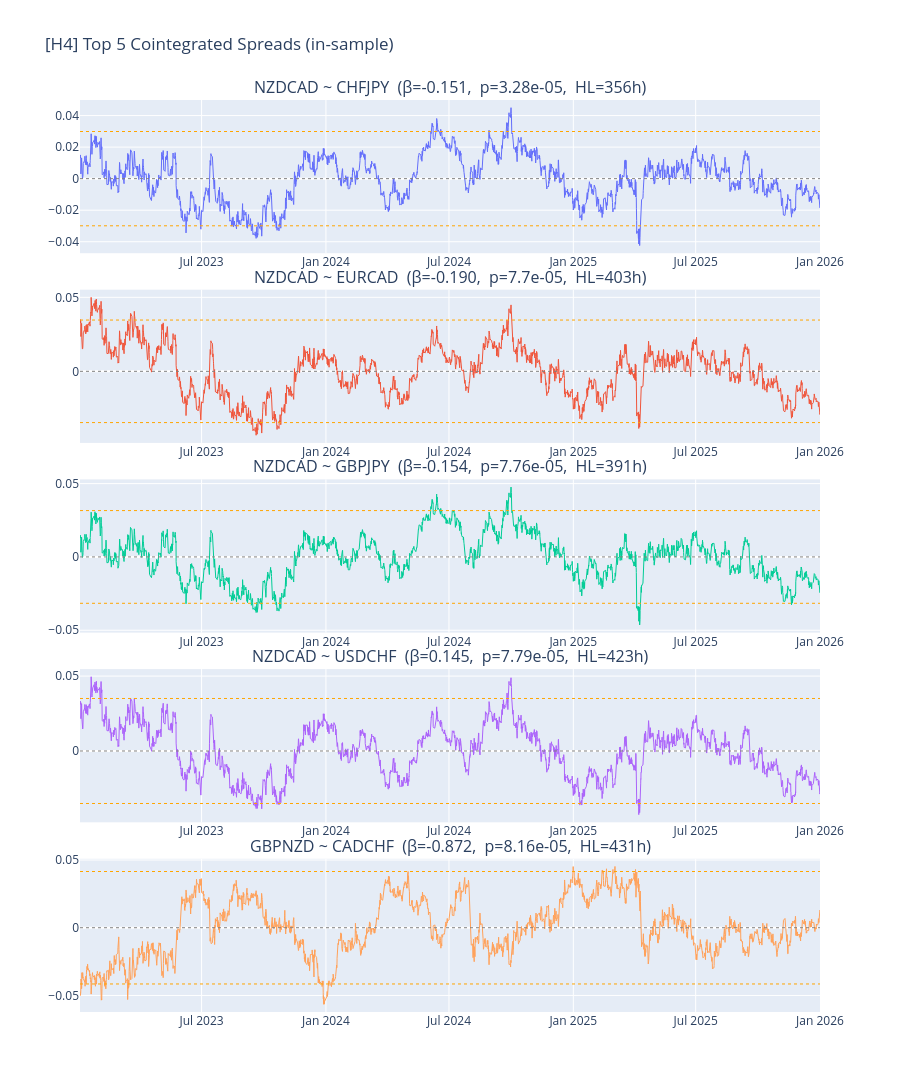

The notebook cell this image was saved under:
### Markdown cell above
## ۷) چارت Top spreads

### Code cell
for tf, r in results.items():
    plot_top(r["clean"], r["prices"], tf)

### Figure 1 — Plotly figure (JSON) as saved in the notebook; plotly's stock layout.template omitted (floating-point values rounded to 4 significant figures; data arrays with more than 128 entries replaced by an {"elided": "..."} marker saying what was removed)
{"data": [{"line": {"width": 1}, "mode": "lines", "type": "scatter", "x": {"elided": "4769 str values"}, "xaxis": "x", "y": {"elided": "4769 float values"}, "yaxis": "y"}, {"line": {"width": 1}, "mode": "lines", "type": "scatter", "x": {"elided": "4769 str values"}, "xaxis": "x2", "y": {"elided": "4769 float values"}, "yaxis": "y2"}, {"line": {"width": 1}, "mode": "lines", "type": "scatter", "x": {"elided": "4769 str values"}, "xaxis": "x3", "y": {"elided": "4769 float values"}, "yaxis": "y3"}, {"line": {"width": 1}, "mode": "lines", "type": "scatter", "x": {"elided": "4769 str values"}, "xaxis": "x4", "y": {"elided": "4769 float values"}, "yaxis": "y4"}, {"line": {"width": 1}, "mode": "lines", "type": "scatter", "x": {"elided": "4769 str values"}, "xaxis": "x5", "y": {"elided": "4769 float values"}, "yaxis": "y5"}], "layout": {"annotations": [{"font": {"size": 16}, "showarrow": false, "text": "NZDCAD ~ CHFJPY  (β=-0.151,  p=3.28e-05,  HL=356h)", "x": 0.5, "xanchor": "center", "xref": "paper", "y": 1, "yanchor": "bottom", "yref": "paper"}, {"font": {"size": 16}, "showarrow": false, "text": "NZDCAD ~ EURCAD  (β=-0.190,  p=7.7e-05,  HL=403h)", "x": 0.5, "xanchor": "center", "xref": "paper", "y": 0.792, "yanchor": "bottom", "yref": "paper"}, {"font": {"size": 16}, "showarrow": false, "text": "NZDCAD ~ GBPJPY  (β=-0.154,  p=7.76e-05,  HL=391h)", "x": 0.5, "xanchor": "center", "xref": "paper", "y": 0.584, "yanchor": "bottom", "yref": "paper"}, {"font": {"size": 16}, "showarrow": false, "text": "NZDCAD ~ USDCHF  (β=0.145,  p=7.79e-05,  HL=423h)", "x": 0.5, "xanchor": "center", "xref": "paper", "y": 0.376, "yanchor": "bottom", "yref": "paper"}, {"font": {"size": 16}, "showarrow": false, "text": "GBPNZD ~ CADCHF  (β=-0.872,  p=8.16e-05,  HL=431h)", "x": 0.5, "xanchor": "center", "xref": "paper", "y": 0.168, "yanchor": "bottom", "yref": "paper"}], "height": 1100, "shapes": [{"line": {"color": "gray", "dash": "dot", "width": 1}, "type": "line", "x0": 0, "x1": 1, "xref": "x domain", "y0": -4.04e-16, "y1": -4.04e-16, "yref": "y"}, {"line": {"color": "orange", "dash": "dot", "width": 1}, "type": "line", "x0": 0, "x1": 1, "xref": "x domain", "y0": 0.0299, "y1": 0.0299, "yref": "y"}, {"line": {"color": "orange", "dash": "dot", "width": 1}, "type": "line", "x0": 0, "x1": 1, "xref": "x domain", "y0": -0.0299, "y1": -0.0299, "yref": "y"}, {"line": {"color": "gray", "dash": "dot", "width": 1}, "type": "line", "x0": 0, "x1": 1, "xref": "x2 domain", "y0": 2.486e-17, "y1": 2.486e-17, "yref": "y2"}, {"line": {"color": "orange", "dash": "dot", "width": 1}, "type": "line", "x0": 0, "x1": 1, "xref": "x2 domain", "y0": 0.03466, "y1": 0.03466, "yref": "y2"}, {"line": {"color": "orange", "dash": "dot", "width": 1}, "type": "line", "x0": 0, "x1": 1, "xref": "x2 domain", "y0": -0.03466, "y1": -0.03466, "yref": "y2"}, {"line": {"color": "gray", "dash": "dot", "width": 1}, "type": "line", "x0": 0, "x1": 1, "xref": "x3 domain", "y0": -4.478e-16, "y1": -4.478e-16, "yref": "y3"}, {"line": {"color": "orange", "dash": "dot", "width": 1}, "type": "line", "x0": 0, "x1": 1, "xref": "x3 domain", "y0": 0.0316, "y1": 0.0316, "yref": "y3"}, {"line": {"color": "orange", "dash": "dot", "width": 1}, "type": "line", "x0": 0, "x1": 1, "xref": "x3 domain", "y0": -0.0316, "y1": -0.0316, "yref": "y3"}, {"line": {"color": "gray", "dash": "dot", "width": 1}, "type": "line", "x0": 0, "x1": 1, "xref": "x4 domain", "y0": 2.905e-17, "y1": 2.905e-17, "yref": "y4"}, {"line": {"color": "orange", "dash": "dot", "width": 1}, "type": "line", "x0": 0, "x1": 1, "xref": "x4 domain", "y0": 0.03506, "y1": 0.03506, "yref": "y4"}, {"line": {"color": "orange", "dash": "dot", "width": 1}, "type": "line", "x0": 0, "x1": 1, "xref": "x4 domain", "y0": -0.03506, "y1": -0.03506, "yref": "y4"}, {"line": {"color": "gray", "dash": "dot", "width": 1}, "type": "line", "x0": 0, "x1": 1, "xref": "x5 domain", "y0": 1.117e-16, "y1": 1.117e-16, "yref": "y5"}, {"line": {"color": "orange", "dash": "dot", "width": 1}, "type": "line", "x0": 0, "x1": 1, "xref": "x5 domain", "y0": 0.04152, "y1": 0.04152, "yref": "y5"}, {"line": {"color": "orange", "dash": "dot", "width": 1}, "type": "line", "x0": 0, "x1": 1, "xref": "x5 domain", "y0": -0.04152, "y1": -0.04152, "yref": "y5"}], "showlegend": false, "title": {"text": "[H4] Top 5 Cointegrated Spreads (in-sample)"}, "xaxis": {"anchor": "y", "domain": [0, 1]}, "xaxis2": {"anchor": "y2", "domain": [0, 1]}, "xaxis3": {"anchor": "y3", "domain": [0, 1]}, "xaxis4": {"anchor": "y4", "domain": [0, 1]}, "xaxis5": {"anchor": "y5", "domain": [0, 1]}, "yaxis": {"anchor": "x", "domain": [0.832, 1]}, "yaxis2": {"anchor": "x2", "domain": [0.624, 0.792]}, "yaxis3": {"anchor": "x3", "domain": [0.416, 0.584]}, "yaxis4": {"anchor": "x4", "domain": [0.208, 0.376]}, "yaxis5": {"anchor": "x5", "domain": [0, 0.168]}}}
